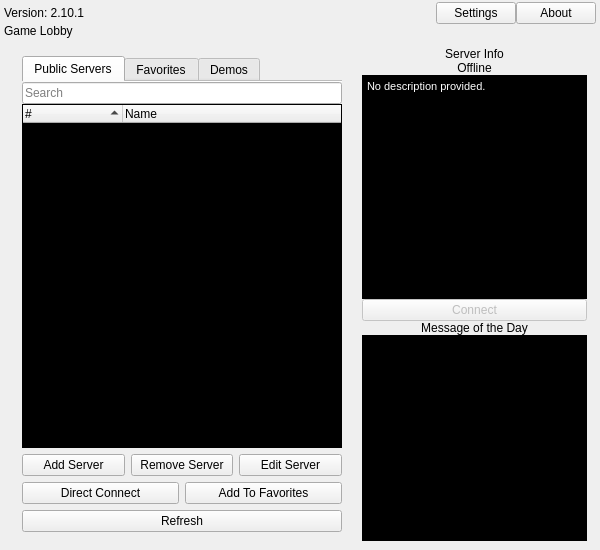
<?xml version="1.0" encoding="UTF-8"?>
<ui version="4.0">
 <class>lobby_form</class>
 <widget class="QWidget" name="lobby_form">
  <property name="geometry">
   <rect>
    <x>0</x>
    <y>0</y>
    <width>600</width>
    <height>550</height>
   </rect>
  </property>
  <property name="sizePolicy">
   <sizepolicy hsizetype="Expanding" vsizetype="Expanding">
    <horstretch>0</horstretch>
    <verstretch>0</verstretch>
   </sizepolicy>
  </property>
  <property name="minimumSize">
   <size>
    <width>600</width>
    <height>550</height>
   </size>
  </property>
  <property name="windowTitle">
   <string/>
  </property>
  <property name="styleSheet">
   <string notr="true">QWidget#lobby {
	background-color: gray;
}</string>
  </property>
  <layout class="QVBoxLayout" name="verticalLayout">
   <property name="spacing">
    <number>0</number>
   </property>
   <property name="leftMargin">
    <number>4</number>
   </property>
   <property name="topMargin">
    <number>2</number>
   </property>
   <property name="rightMargin">
    <number>4</number>
   </property>
   <property name="bottomMargin">
    <number>0</number>
   </property>
   <item>
    <widget class="QWidget" name="lobby_info" native="true">
     <layout class="QVBoxLayout" name="verticalLayout_2">
      <property name="spacing">
       <number>0</number>
      </property>
      <property name="leftMargin">
       <number>0</number>
      </property>
      <property name="topMargin">
       <number>0</number>
      </property>
      <property name="rightMargin">
       <number>0</number>
      </property>
      <property name="bottomMargin">
       <number>0</number>
      </property>
      <item>
       <widget class="QWidget" name="lobby_controls" native="true">
        <layout class="QHBoxLayout" name="horizontalLayout_2">
         <property name="spacing">
          <number>0</number>
         </property>
         <property name="leftMargin">
          <number>0</number>
         </property>
         <property name="topMargin">
          <number>0</number>
         </property>
         <property name="rightMargin">
          <number>0</number>
         </property>
         <property name="bottomMargin">
          <number>0</number>
         </property>
         <item>
          <widget class="QLabel" name="game_version_lbl">
           <property name="text">
            <string>Version: 2.10.1</string>
           </property>
          </widget>
         </item>
         <item>
          <spacer name="horizontalSpacer">
           <property name="orientation">
            <enum>Qt::Horizontal</enum>
           </property>
           <property name="sizeHint" stdset="0">
            <size>
             <width>40</width>
             <height>20</height>
            </size>
           </property>
          </spacer>
         </item>
         <item>
          <widget class="QPushButton" name="settings_button">
           <property name="text">
            <string>Settings</string>
           </property>
          </widget>
         </item>
         <item>
          <widget class="QPushButton" name="about_button">
           <property name="text">
            <string>About</string>
           </property>
          </widget>
         </item>
        </layout>
       </widget>
      </item>
      <item>
       <widget class="QLabel" name="lobby_title">
        <property name="text">
         <string>Game Lobby</string>
        </property>
       </widget>
      </item>
     </layout>
    </widget>
   </item>
   <item>
    <widget class="QWidget" name="server_interaction" native="true">
     <property name="sizePolicy">
      <sizepolicy hsizetype="Preferred" vsizetype="Preferred">
       <horstretch>0</horstretch>
       <verstretch>0</verstretch>
      </sizepolicy>
     </property>
     <layout class="QHBoxLayout" name="horizontalLayout">
      <item>
       <widget class="QWidget" name="serverlist" native="true">
        <property name="sizePolicy">
         <sizepolicy hsizetype="Preferred" vsizetype="Preferred">
          <horstretch>3</horstretch>
          <verstretch>0</verstretch>
         </sizepolicy>
        </property>
        <layout class="QVBoxLayout" name="verticalLayout_3">
         <item>
          <widget class="QTabWidget" name="connections_tabview">
           <property name="font">
            <font>
             <strikeout>false</strikeout>
            </font>
           </property>
           <property name="contextMenuPolicy">
            <enum>Qt::CustomContextMenu</enum>
           </property>
           <property name="layoutDirection">
            <enum>Qt::LeftToRight</enum>
           </property>
           <property name="currentIndex">
            <number>0</number>
           </property>
           <property name="documentMode">
            <bool>true</bool>
           </property>
           <widget class="QWidget" name="serverlist_tab">
            <attribute name="title">
             <string>Public Servers</string>
            </attribute>
            <layout class="QGridLayout" name="gridLayout">
             <property name="leftMargin">
              <number>0</number>
             </property>
             <property name="topMargin">
              <number>0</number>
             </property>
             <property name="rightMargin">
              <number>0</number>
             </property>
             <property name="bottomMargin">
              <number>0</number>
             </property>
             <property name="spacing">
              <number>0</number>
             </property>
             <item row="1" column="0">
              <widget class="QTreeWidget" name="serverlist_tree">
               <property name="styleSheet">
                <string notr="true">QTreeWidget {
	background-color:black;
	color:white;
}</string>
               </property>
               <property name="textElideMode">
                <enum>Qt::ElideNone</enum>
               </property>
               <property name="sortingEnabled">
                <bool>true</bool>
               </property>
               <column>
                <property name="text">
                 <string>#</string>
                </property>
               </column>
               <column>
                <property name="text">
                 <string>Name</string>
                </property>
               </column>
              </widget>
             </item>
             <item row="0" column="0">
              <widget class="QLineEdit" name="serverlist_search">
               <property name="placeholderText">
                <string>Search</string>
               </property>
              </widget>
             </item>
            </layout>
           </widget>
           <widget class="QWidget" name="favorites_tab">
            <attribute name="title">
             <string>Favorites</string>
            </attribute>
            <layout class="QGridLayout" name="gridLayout_2">
             <property name="leftMargin">
              <number>0</number>
             </property>
             <property name="topMargin">
              <number>0</number>
             </property>
             <property name="rightMargin">
              <number>0</number>
             </property>
             <property name="bottomMargin">
              <number>0</number>
             </property>
             <property name="spacing">
              <number>0</number>
             </property>
             <item row="0" column="0">
              <widget class="QTreeWidget" name="favorites_tree">
               <property name="contextMenuPolicy">
                <enum>Qt::CustomContextMenu</enum>
               </property>
               <property name="styleSheet">
                <string notr="true">QTreeWidget {
	background-color:black;
	color:white;
}</string>
               </property>
               <property name="textElideMode">
                <enum>Qt::ElideNone</enum>
               </property>
               <property name="sortingEnabled">
                <bool>true</bool>
               </property>
               <column>
                <property name="text">
                 <string>#</string>
                </property>
               </column>
               <column>
                <property name="text">
                 <string>Name</string>
                </property>
               </column>
              </widget>
             </item>
            </layout>
           </widget>
           <widget class="QWidget" name="demo_tab">
            <attribute name="title">
             <string>Demos</string>
            </attribute>
            <layout class="QGridLayout" name="gridLayout_3">
             <property name="leftMargin">
              <number>0</number>
             </property>
             <property name="topMargin">
              <number>0</number>
             </property>
             <property name="rightMargin">
              <number>0</number>
             </property>
             <property name="bottomMargin">
              <number>0</number>
             </property>
             <property name="spacing">
              <number>0</number>
             </property>
             <item row="0" column="0">
              <widget class="QTreeWidget" name="demo_tree">
               <property name="styleSheet">
                <string notr="true">QTreeWidget {
	background-color:black;
	color:white;
}</string>
               </property>
               <property name="textElideMode">
                <enum>Qt::ElideNone</enum>
               </property>
               <property name="indentation">
                <number>0</number>
               </property>
               <property name="sortingEnabled">
                <bool>true</bool>
               </property>
               <column>
                <property name="text">
                 <string>Server</string>
                </property>
               </column>
               <column>
                <property name="text">
                 <string>Name</string>
                </property>
               </column>
              </widget>
             </item>
            </layout>
           </widget>
          </widget>
         </item>
         <item>
          <layout class="QHBoxLayout" name="common_controls">
           <item>
            <widget class="QPushButton" name="add_server_button">
             <property name="text">
              <string>Add Server</string>
             </property>
            </widget>
           </item>
           <item>
            <widget class="QPushButton" name="remove_from_favorites_button">
             <property name="text">
              <string>Remove Server</string>
             </property>
            </widget>
           </item>
           <item>
            <widget class="QPushButton" name="edit_favorite_button">
             <property name="text">
              <string>Edit Server</string>
             </property>
            </widget>
           </item>
          </layout>
         </item>
         <item>
          <layout class="QHBoxLayout" name="horizontalLayout_3">
           <item>
            <widget class="QPushButton" name="direct_connect_button">
             <property name="text">
              <string>Direct Connect</string>
             </property>
            </widget>
           </item>
           <item>
            <widget class="QPushButton" name="add_to_favorite_button">
             <property name="text">
              <string>Add To Favorites</string>
             </property>
            </widget>
           </item>
          </layout>
         </item>
         <item>
          <layout class="QHBoxLayout" name="refresh_layout">
           <item>
            <widget class="QPushButton" name="refresh_button">
             <property name="text">
              <string>Refresh</string>
             </property>
            </widget>
           </item>
          </layout>
         </item>
        </layout>
       </widget>
      </item>
      <item>
       <spacer name="horizontalSpacer_2">
        <property name="orientation">
         <enum>Qt::Horizontal</enum>
        </property>
        <property name="sizeType">
         <enum>QSizePolicy::Minimum</enum>
        </property>
        <property name="sizeHint" stdset="0">
         <size>
          <width>5</width>
          <height>20</height>
         </size>
        </property>
       </spacer>
      </item>
      <item>
       <widget class="QWidget" name="info_motd" native="true">
        <property name="sizePolicy">
         <sizepolicy hsizetype="Preferred" vsizetype="Preferred">
          <horstretch>2</horstretch>
          <verstretch>0</verstretch>
         </sizepolicy>
        </property>
        <layout class="QVBoxLayout" name="verticalLayout_4">
         <property name="spacing">
          <number>0</number>
         </property>
         <property name="leftMargin">
          <number>0</number>
         </property>
         <property name="topMargin">
          <number>0</number>
         </property>
         <property name="rightMargin">
          <number>0</number>
         </property>
         <property name="bottomMargin">
          <number>0</number>
         </property>
         <item>
          <widget class="QWidget" name="server_info" native="true">
           <property name="sizePolicy">
            <sizepolicy hsizetype="Preferred" vsizetype="Preferred">
             <horstretch>0</horstretch>
             <verstretch>5</verstretch>
            </sizepolicy>
           </property>
           <layout class="QVBoxLayout" name="verticalLayout_5">
            <property name="spacing">
             <number>0</number>
            </property>
            <property name="leftMargin">
             <number>0</number>
            </property>
            <property name="topMargin">
             <number>0</number>
            </property>
            <property name="rightMargin">
             <number>0</number>
            </property>
            <property name="bottomMargin">
             <number>0</number>
            </property>
            <item>
             <widget class="QLabel" name="server_info_lbl">
              <property name="text">
               <string>Server Info</string>
              </property>
              <property name="alignment">
               <set>Qt::AlignCenter</set>
              </property>
             </widget>
            </item>
            <item>
             <widget class="QLabel" name="server_player_count_lbl">
              <property name="text">
               <string>Offline</string>
              </property>
              <property name="alignment">
               <set>Qt::AlignCenter</set>
              </property>
             </widget>
            </item>
            <item>
             <widget class="QTextBrowser" name="server_description_text">
              <property name="styleSheet">
               <string notr="true">QTextBrowser {
    background-color:back;
	color:white;
}</string>
              </property>
              <property name="html">
               <string>&lt;!DOCTYPE HTML PUBLIC &quot;-//W3C//DTD HTML 4.0//EN&quot; &quot;http://www.w3.org/TR/REC-html40/strict.dtd&quot;&gt;
&lt;html&gt;&lt;head&gt;&lt;meta name=&quot;qrichtext&quot; content=&quot;1&quot; /&gt;&lt;style type=&quot;text/css&quot;&gt;
p, li { white-space: pre-wrap; }
&lt;/style&gt;&lt;/head&gt;&lt;body style=&quot; font-family:'MS Shell Dlg 2'; font-size:8.25pt; font-weight:400; font-style:normal;&quot;&gt;
&lt;p style=&quot; margin-top:0px; margin-bottom:0px; margin-left:0px; margin-right:0px; -qt-block-indent:0; text-indent:0px;&quot;&gt;No description provided.&lt;/p&gt;&lt;/body&gt;&lt;/html&gt;</string>
              </property>
             </widget>
            </item>
            <item>
             <widget class="QPushButton" name="connect_button">
              <property name="enabled">
               <bool>false</bool>
              </property>
              <property name="text">
               <string>Connect</string>
              </property>
             </widget>
            </item>
           </layout>
          </widget>
         </item>
         <item>
          <widget class="QWidget" name="motd" native="true">
           <property name="sizePolicy">
            <sizepolicy hsizetype="Preferred" vsizetype="Preferred">
             <horstretch>0</horstretch>
             <verstretch>4</verstretch>
            </sizepolicy>
           </property>
           <layout class="QVBoxLayout" name="verticalLayout_6">
            <property name="spacing">
             <number>0</number>
            </property>
            <property name="leftMargin">
             <number>0</number>
            </property>
            <property name="topMargin">
             <number>0</number>
            </property>
            <property name="rightMargin">
             <number>0</number>
            </property>
            <property name="bottomMargin">
             <number>0</number>
            </property>
            <item>
             <widget class="QLabel" name="motd_lbl">
              <property name="text">
               <string>Message of the Day</string>
              </property>
              <property name="alignment">
               <set>Qt::AlignCenter</set>
              </property>
             </widget>
            </item>
            <item>
             <widget class="QTextBrowser" name="motd_text">
              <property name="styleSheet">
               <string notr="true">QTextBrowser {
    background-color:back;
	color:white;
}</string>
              </property>
              <property name="html">
               <string>&lt;!DOCTYPE HTML PUBLIC &quot;-//W3C//DTD HTML 4.0//EN&quot; &quot;http://www.w3.org/TR/REC-html40/strict.dtd&quot;&gt;
&lt;html&gt;&lt;head&gt;&lt;meta name=&quot;qrichtext&quot; content=&quot;1&quot; /&gt;&lt;style type=&quot;text/css&quot;&gt;
p, li { white-space: pre-wrap; }
&lt;/style&gt;&lt;/head&gt;&lt;body style=&quot; font-family:'MS Shell Dlg 2'; font-size:8.25pt; font-weight:400; font-style:normal;&quot;&gt;
&lt;p style=&quot;-qt-paragraph-type:empty; margin-top:0px; margin-bottom:0px; margin-left:0px; margin-right:0px; -qt-block-indent:0; text-indent:0px;&quot;&gt;&lt;br /&gt;&lt;/p&gt;&lt;/body&gt;&lt;/html&gt;</string>
              </property>
              <property name="openExternalLinks">
               <bool>true</bool>
              </property>
             </widget>
            </item>
           </layout>
          </widget>
         </item>
        </layout>
       </widget>
      </item>
     </layout>
    </widget>
   </item>
  </layout>
 </widget>
 <resources/>
 <connections/>
</ui>
